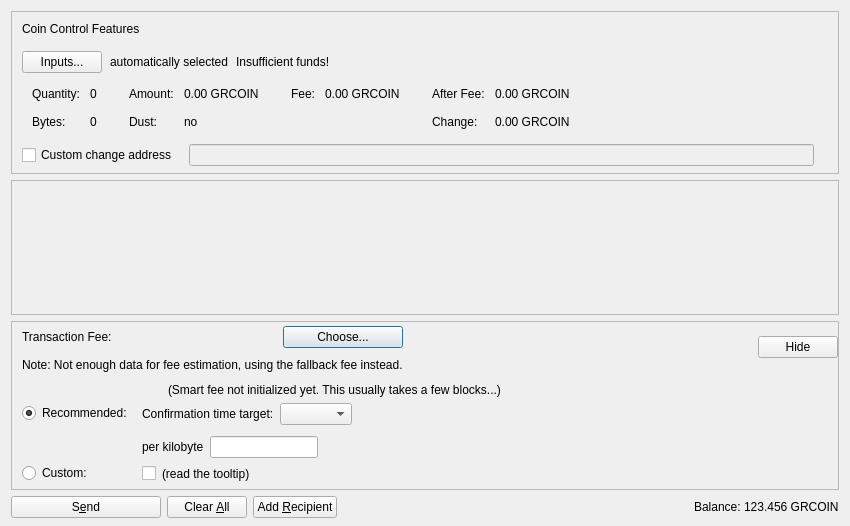
<?xml version="1.0" encoding="UTF-8"?>
<ui version="4.0">
 <class>SendCoinsDialog</class>
 <widget class="QDialog" name="SendCoinsDialog">
  <property name="geometry">
   <rect>
    <x>0</x>
    <y>0</y>
    <width>850</width>
    <height>526</height>
   </rect>
  </property>
  <property name="windowTitle">
   <string>Send Coins</string>
  </property>
  <layout class="QVBoxLayout" name="verticalLayout" stretch="0,1,0,0">
   <property name="bottomMargin">
    <number>8</number>
   </property>
   <item>
    <widget class="QFrame" name="frameCoinControl">
     <property name="sizePolicy">
      <sizepolicy hsizetype="Expanding" vsizetype="Expanding">
       <horstretch>0</horstretch>
       <verstretch>0</verstretch>
      </sizepolicy>
     </property>
     <property name="maximumSize">
      <size>
       <width>16777215</width>
       <height>16777215</height>
      </size>
     </property>
     <property name="frameShape">
      <enum>QFrame::StyledPanel</enum>
     </property>
     <property name="frameShadow">
      <enum>QFrame::Sunken</enum>
     </property>
     <layout class="QVBoxLayout" name="verticalLayoutCoinControl2">
      <property name="spacing">
       <number>0</number>
      </property>
      <property name="leftMargin">
       <number>0</number>
      </property>
      <property name="topMargin">
       <number>0</number>
      </property>
      <property name="rightMargin">
       <number>0</number>
      </property>
      <property name="bottomMargin">
       <number>6</number>
      </property>
      <item>
       <layout class="QVBoxLayout" name="verticalLayoutCoinControl" stretch="0,0,0,0,1">
        <property name="spacing">
         <number>0</number>
        </property>
        <property name="leftMargin">
         <number>10</number>
        </property>
        <property name="topMargin">
         <number>10</number>
        </property>
        <item>
         <layout class="QHBoxLayout" name="horizontalLayoutCoinControl1">
          <property name="bottomMargin">
           <number>15</number>
          </property>
          <item>
           <widget class="QLabel" name="labelCoinControlFeatures">
            <property name="sizePolicy">
             <sizepolicy hsizetype="Preferred" vsizetype="Maximum">
              <horstretch>0</horstretch>
              <verstretch>0</verstretch>
             </sizepolicy>
            </property>
            <property name="text">
             <string>Coin Control Features</string>
            </property>
           </widget>
          </item>
         </layout>
        </item>
        <item>
         <layout class="QHBoxLayout" name="horizontalLayoutCoinControl2" stretch="0,0,0,0">
          <property name="spacing">
           <number>8</number>
          </property>
          <property name="bottomMargin">
           <number>10</number>
          </property>
          <item>
           <widget class="QPushButton" name="pushButtonCoinControl">
            <property name="styleSheet">
             <string notr="true"/>
            </property>
            <property name="text">
             <string>Inputs...</string>
            </property>
            <property name="autoDefault">
             <bool>false</bool>
            </property>
           </widget>
          </item>
          <item>
           <widget class="QLabel" name="labelCoinControlAutomaticallySelected">
            <property name="text">
             <string>automatically selected</string>
            </property>
            <property name="margin">
             <number>5</number>
            </property>
           </widget>
          </item>
          <item>
           <widget class="QLabel" name="labelCoinControlInsuffFunds">
            <property name="text">
             <string>Insufficient funds!</string>
            </property>
            <property name="margin">
             <number>5</number>
            </property>
           </widget>
          </item>
          <item>
           <spacer name="horizontalSpacerCoinControl">
            <property name="orientation">
             <enum>Qt::Horizontal</enum>
            </property>
            <property name="sizeHint" stdset="0">
             <size>
              <width>40</width>
              <height>1</height>
             </size>
            </property>
           </spacer>
          </item>
         </layout>
        </item>
        <item>
         <widget class="QWidget" name="widgetCoinControl" native="true">
          <property name="sizePolicy">
           <sizepolicy hsizetype="Preferred" vsizetype="Preferred">
            <horstretch>0</horstretch>
            <verstretch>0</verstretch>
           </sizepolicy>
          </property>
          <property name="minimumSize">
           <size>
            <width>0</width>
            <height>0</height>
           </size>
          </property>
          <property name="styleSheet">
           <string notr="true"/>
          </property>
          <layout class="QHBoxLayout" name="horizontalLayoutCoinControl5">
           <property name="leftMargin">
            <number>0</number>
           </property>
           <property name="topMargin">
            <number>0</number>
           </property>
           <property name="rightMargin">
            <number>0</number>
           </property>
           <property name="bottomMargin">
            <number>0</number>
           </property>
           <item>
            <layout class="QHBoxLayout" name="horizontalLayoutCoinControl3" stretch="0,0,0,1">
             <property name="spacing">
              <number>20</number>
             </property>
             <property name="topMargin">
              <number>0</number>
             </property>
             <property name="bottomMargin">
              <number>10</number>
             </property>
             <item>
              <layout class="QFormLayout" name="formLayoutCoinControl1">
               <property name="horizontalSpacing">
                <number>10</number>
               </property>
               <property name="verticalSpacing">
                <number>14</number>
               </property>
               <property name="leftMargin">
                <number>10</number>
               </property>
               <property name="topMargin">
                <number>4</number>
               </property>
               <property name="rightMargin">
                <number>6</number>
               </property>
               <item row="0" column="0">
                <widget class="QLabel" name="labelCoinControlQuantityText">
                 <property name="text">
                  <string>Quantity:</string>
                 </property>
                 <property name="margin">
                  <number>0</number>
                 </property>
                </widget>
               </item>
               <item row="0" column="1">
                <widget class="QLabel" name="labelCoinControlQuantity">
                 <property name="cursor">
                  <cursorShape>IBeamCursor</cursorShape>
                 </property>
                 <property name="contextMenuPolicy">
                  <enum>Qt::ActionsContextMenu</enum>
                 </property>
                 <property name="text">
                  <string notr="true">0</string>
                 </property>
                 <property name="margin">
                  <number>0</number>
                 </property>
                 <property name="textInteractionFlags">
                  <set>Qt::LinksAccessibleByMouse|Qt::TextSelectableByKeyboard|Qt::TextSelectableByMouse</set>
                 </property>
                </widget>
               </item>
               <item row="1" column="0">
                <widget class="QLabel" name="labelCoinControlBytesText">
                 <property name="text">
                  <string>Bytes:</string>
                 </property>
                </widget>
               </item>
               <item row="1" column="1">
                <widget class="QLabel" name="labelCoinControlBytes">
                 <property name="cursor">
                  <cursorShape>IBeamCursor</cursorShape>
                 </property>
                 <property name="contextMenuPolicy">
                  <enum>Qt::ActionsContextMenu</enum>
                 </property>
                 <property name="text">
                  <string notr="true">0</string>
                 </property>
                 <property name="textInteractionFlags">
                  <set>Qt::LinksAccessibleByMouse|Qt::TextSelectableByKeyboard|Qt::TextSelectableByMouse</set>
                 </property>
                </widget>
               </item>
              </layout>
             </item>
             <item>
              <layout class="QFormLayout" name="formLayoutCoinControl2">
               <property name="horizontalSpacing">
                <number>10</number>
               </property>
               <property name="verticalSpacing">
                <number>14</number>
               </property>
               <property name="leftMargin">
                <number>6</number>
               </property>
               <property name="topMargin">
                <number>4</number>
               </property>
               <property name="rightMargin">
                <number>6</number>
               </property>
               <item row="0" column="0">
                <widget class="QLabel" name="labelCoinControlAmountText">
                 <property name="text">
                  <string>Amount:</string>
                 </property>
                 <property name="margin">
                  <number>0</number>
                 </property>
                </widget>
               </item>
               <item row="0" column="1">
                <widget class="QLabel" name="labelCoinControlAmount">
                 <property name="cursor">
                  <cursorShape>IBeamCursor</cursorShape>
                 </property>
                 <property name="contextMenuPolicy">
                  <enum>Qt::ActionsContextMenu</enum>
                 </property>
                 <property name="text">
                  <string notr="true">0.00 GRCOIN</string>
                 </property>
                 <property name="textInteractionFlags">
                  <set>Qt::LinksAccessibleByMouse|Qt::TextSelectableByKeyboard|Qt::TextSelectableByMouse</set>
                 </property>
                </widget>
               </item>
               <item row="1" column="0">
                <widget class="QLabel" name="labelCoinControlLowOutputText">
                 <property name="text">
                  <string>Dust:</string>
                 </property>
                </widget>
               </item>
               <item row="1" column="1">
                <widget class="QLabel" name="labelCoinControlLowOutput">
                 <property name="cursor">
                  <cursorShape>IBeamCursor</cursorShape>
                 </property>
                 <property name="contextMenuPolicy">
                  <enum>Qt::ActionsContextMenu</enum>
                 </property>
                 <property name="text">
                  <string notr="true">no</string>
                 </property>
                 <property name="textInteractionFlags">
                  <set>Qt::LinksAccessibleByMouse|Qt::TextSelectableByKeyboard|Qt::TextSelectableByMouse</set>
                 </property>
                </widget>
               </item>
              </layout>
             </item>
             <item>
              <layout class="QFormLayout" name="formLayoutCoinControl3">
               <property name="horizontalSpacing">
                <number>10</number>
               </property>
               <property name="verticalSpacing">
                <number>14</number>
               </property>
               <property name="leftMargin">
                <number>6</number>
               </property>
               <property name="topMargin">
                <number>4</number>
               </property>
               <property name="rightMargin">
                <number>6</number>
               </property>
               <item row="0" column="0">
                <widget class="QLabel" name="labelCoinControlFeeText">
                 <property name="text">
                  <string>Fee:</string>
                 </property>
                 <property name="margin">
                  <number>0</number>
                 </property>
                </widget>
               </item>
               <item row="0" column="1">
                <widget class="QLabel" name="labelCoinControlFee">
                 <property name="cursor">
                  <cursorShape>IBeamCursor</cursorShape>
                 </property>
                 <property name="contextMenuPolicy">
                  <enum>Qt::ActionsContextMenu</enum>
                 </property>
                 <property name="text">
                  <string notr="true">0.00 GRCOIN</string>
                 </property>
                 <property name="textInteractionFlags">
                  <set>Qt::LinksAccessibleByMouse|Qt::TextSelectableByKeyboard|Qt::TextSelectableByMouse</set>
                 </property>
                </widget>
               </item>
              </layout>
             </item>
             <item>
              <layout class="QFormLayout" name="formLayoutCoinControl4">
               <property name="horizontalSpacing">
                <number>10</number>
               </property>
               <property name="verticalSpacing">
                <number>14</number>
               </property>
               <property name="leftMargin">
                <number>6</number>
               </property>
               <property name="topMargin">
                <number>4</number>
               </property>
               <property name="rightMargin">
                <number>6</number>
               </property>
               <item row="0" column="0">
                <widget class="QLabel" name="labelCoinControlAfterFeeText">
                 <property name="text">
                  <string>After Fee:</string>
                 </property>
                 <property name="margin">
                  <number>0</number>
                 </property>
                </widget>
               </item>
               <item row="0" column="1">
                <widget class="QLabel" name="labelCoinControlAfterFee">
                 <property name="cursor">
                  <cursorShape>IBeamCursor</cursorShape>
                 </property>
                 <property name="contextMenuPolicy">
                  <enum>Qt::ActionsContextMenu</enum>
                 </property>
                 <property name="text">
                  <string notr="true">0.00 GRCOIN</string>
                 </property>
                 <property name="textInteractionFlags">
                  <set>Qt::LinksAccessibleByMouse|Qt::TextSelectableByKeyboard|Qt::TextSelectableByMouse</set>
                 </property>
                </widget>
               </item>
               <item row="1" column="0">
                <widget class="QLabel" name="labelCoinControlChangeText">
                 <property name="text">
                  <string>Change:</string>
                 </property>
                </widget>
               </item>
               <item row="1" column="1">
                <widget class="QLabel" name="labelCoinControlChange">
                 <property name="cursor">
                  <cursorShape>IBeamCursor</cursorShape>
                 </property>
                 <property name="contextMenuPolicy">
                  <enum>Qt::ActionsContextMenu</enum>
                 </property>
                 <property name="text">
                  <string notr="true">0.00 GRCOIN</string>
                 </property>
                 <property name="textInteractionFlags">
                  <set>Qt::LinksAccessibleByMouse|Qt::TextSelectableByKeyboard|Qt::TextSelectableByMouse</set>
                 </property>
                </widget>
               </item>
              </layout>
             </item>
            </layout>
           </item>
          </layout>
         </widget>
        </item>
        <item>
         <layout class="QHBoxLayout" name="horizontalLayoutCoinControl4" stretch="0,0,0">
          <property name="spacing">
           <number>12</number>
          </property>
          <property name="sizeConstraint">
           <enum>QLayout::SetDefaultConstraint</enum>
          </property>
          <property name="topMargin">
           <number>5</number>
          </property>
          <property name="rightMargin">
           <number>5</number>
          </property>
          <item>
           <widget class="QCheckBox" name="checkBoxCoinControlChange">
            <property name="toolTip">
             <string>If this is activated, but the change address is empty or invalid, change will be sent to a newly generated address.</string>
            </property>
            <property name="text">
             <string>Custom change address</string>
            </property>
           </widget>
          </item>
          <item>
           <widget class="QValidatedLineEdit" name="lineEditCoinControlChange">
            <property name="enabled">
             <bool>false</bool>
            </property>
            <property name="sizePolicy">
             <sizepolicy hsizetype="Expanding" vsizetype="Fixed">
              <horstretch>0</horstretch>
              <verstretch>0</verstretch>
             </sizepolicy>
            </property>
           </widget>
          </item>
          <item>
           <widget class="QLabel" name="labelCoinControlChangeLabel">
            <property name="sizePolicy">
             <sizepolicy hsizetype="Preferred" vsizetype="Expanding">
              <horstretch>0</horstretch>
              <verstretch>0</verstretch>
             </sizepolicy>
            </property>
            <property name="minimumSize">
             <size>
              <width>0</width>
              <height>0</height>
             </size>
            </property>
            <property name="text">
             <string/>
            </property>
            <property name="margin">
             <number>3</number>
            </property>
           </widget>
          </item>
         </layout>
        </item>
        <item>
         <spacer name="verticalSpacerCoinControl">
          <property name="orientation">
           <enum>Qt::Vertical</enum>
          </property>
          <property name="sizeHint" stdset="0">
           <size>
            <width>800</width>
            <height>1</height>
           </size>
          </property>
         </spacer>
        </item>
       </layout>
      </item>
     </layout>
    </widget>
   </item>
   <item>
    <widget class="QScrollArea" name="scrollArea">
     <property name="widgetResizable">
      <bool>true</bool>
     </property>
     <widget class="QWidget" name="scrollAreaWidgetContents">
      <property name="geometry">
       <rect>
        <x>0</x>
        <y>0</y>
        <width>830</width>
        <height>104</height>
       </rect>
      </property>
      <layout class="QVBoxLayout" name="verticalLayout_2" stretch="0,1">
       <property name="leftMargin">
        <number>0</number>
       </property>
       <property name="topMargin">
        <number>0</number>
       </property>
       <property name="rightMargin">
        <number>0</number>
       </property>
       <property name="bottomMargin">
        <number>0</number>
       </property>
       <item>
        <layout class="QVBoxLayout" name="entries">
         <property name="spacing">
          <number>6</number>
         </property>
        </layout>
       </item>
       <item>
        <spacer name="verticalSpacer">
         <property name="orientation">
          <enum>Qt::Vertical</enum>
         </property>
         <property name="sizeHint" stdset="0">
          <size>
           <width>20</width>
           <height>40</height>
          </size>
         </property>
        </spacer>
       </item>
      </layout>
     </widget>
    </widget>
   </item>
   <item>
    <widget class="QFrame" name="frameFee">
     <property name="sizePolicy">
      <sizepolicy hsizetype="Expanding" vsizetype="Expanding">
       <horstretch>0</horstretch>
       <verstretch>0</verstretch>
      </sizepolicy>
     </property>
     <property name="maximumSize">
      <size>
       <width>16777215</width>
       <height>16777215</height>
      </size>
     </property>
     <property name="frameShape">
      <enum>QFrame::StyledPanel</enum>
     </property>
     <property name="frameShadow">
      <enum>QFrame::Sunken</enum>
     </property>
     <layout class="QVBoxLayout" name="verticalLayoutFee1">
      <property name="spacing">
       <number>0</number>
      </property>
      <property name="leftMargin">
       <number>0</number>
      </property>
      <property name="topMargin">
       <number>0</number>
      </property>
      <property name="rightMargin">
       <number>0</number>
      </property>
      <property name="bottomMargin">
       <number>0</number>
      </property>
      <item>
       <layout class="QVBoxLayout" name="verticalLayoutFee2" stretch="0,0,0">
        <property name="spacing">
         <number>0</number>
        </property>
        <property name="leftMargin">
         <number>10</number>
        </property>
        <property name="topMargin">
         <number>0</number>
        </property>
        <item>
         <layout class="QHBoxLayout" name="horizontalLayoutFee1">
          <property name="bottomMargin">
           <number>0</number>
          </property>
          <item>
           <layout class="QVBoxLayout" name="verticalLayoutFee7">
            <property name="spacing">
             <number>0</number>
            </property>
            <item>
             <spacer name="verticalSpacerSmartFee">
              <property name="orientation">
               <enum>Qt::Vertical</enum>
              </property>
              <property name="sizeType">
               <enum>QSizePolicy::Fixed</enum>
              </property>
              <property name="sizeHint" stdset="0">
               <size>
                <width>1</width>
                <height>4</height>
               </size>
              </property>
             </spacer>
            </item>
            <item>
             <layout class="QHBoxLayout" name="horizontalLayoutSmartFee">
              <property name="spacing">
               <number>10</number>
              </property>
              <item>
               <widget class="QLabel" name="labelFeeHeadline">
                <property name="sizePolicy">
                 <sizepolicy hsizetype="Preferred" vsizetype="Maximum">
                  <horstretch>0</horstretch>
                  <verstretch>0</verstretch>
                 </sizepolicy>
                </property>
                <property name="text">
                 <string>Transaction Fee:</string>
                </property>
               </widget>
              </item>
              <item>
               <widget class="QLabel" name="labelFeeMinimized">
                <property name="text">
                 <string/>
                </property>
               </widget>
              </item>
              <item>
               <widget class="QPushButton" name="buttonChooseFee">
                <property name="text">
                 <string>Choose...</string>
                </property>
               </widget>
              </item>
             </layout>
            </item>
            <item>
             <spacer name="verticalSpacer_7">
              <property name="orientation">
               <enum>Qt::Vertical</enum>
              </property>
              <property name="sizeHint" stdset="0">
               <size>
                <width>1</width>
                <height>10</height>
               </size>
              </property>
             </spacer>
            </item>
            <item>
             <widget class="QLabel" name="fallbackFeeWarningLabel">
              <property name="toolTip">
               <string>Using the fallbackfee can result in sending a transaction that will take several hours or days (or never) to confirm. Consider choosing your fee manually or wait until you have validated the complete chain.</string>
              </property>
              <property name="text">
               <string>Note: Not enough data for fee estimation, using the fallback fee instead.</string>
              </property>
              <property name="wordWrap">
               <bool>false</bool>
              </property>
             </widget>
            </item>
            <item>
             <spacer name="verticalSpacer_5">
              <property name="orientation">
               <enum>Qt::Vertical</enum>
              </property>
              <property name="sizeHint" stdset="0">
               <size>
                <width>1</width>
                <height>1</height>
               </size>
              </property>
             </spacer>
            </item>
           </layout>
          </item>
          <item>
           <spacer name="horizontalSpacer_4">
            <property name="orientation">
             <enum>Qt::Horizontal</enum>
            </property>
            <property name="sizeHint" stdset="0">
             <size>
              <width>1</width>
              <height>1</height>
             </size>
            </property>
           </spacer>
          </item>
          <item>
           <widget class="QPushButton" name="buttonMinimizeFee">
            <property name="toolTip">
             <string>collapse fee-settings</string>
            </property>
            <property name="text">
             <string>Hide</string>
            </property>
           </widget>
          </item>
         </layout>
        </item>
        <item>
         <widget class="QFrame" name="frameFeeSelection">
          <layout class="QVBoxLayout" name="verticalLayoutFee12">
           <property name="spacing">
            <number>0</number>
           </property>
           <property name="leftMargin">
            <number>0</number>
           </property>
           <property name="topMargin">
            <number>0</number>
           </property>
           <property name="rightMargin">
            <number>0</number>
           </property>
           <property name="bottomMargin">
            <number>0</number>
           </property>
           <item>
            <layout class="QGridLayout" name="gridLayoutFee">
             <property name="topMargin">
              <number>10</number>
             </property>
             <property name="bottomMargin">
              <number>4</number>
             </property>
             <property name="horizontalSpacing">
              <number>10</number>
             </property>
             <property name="verticalSpacing">
              <number>4</number>
             </property>
             <item row="1" column="1">
              <layout class="QVBoxLayout" name="verticalLayoutFee8">
               <property name="spacing">
                <number>6</number>
               </property>
               <property name="topMargin">
                <number>3</number>
               </property>
               <item>
                <layout class="QHBoxLayout" name="horizontalLayoutFee13" stretch="0,0,1">
                 <item>
                  <widget class="QLabel" name="labelCustomPerKilobyte">
                   <property name="toolTip">
                    <string>If the custom fee is set to 1000 ruffs and the transaction is only 250 bytes, then &quot;per kilobyte&quot; only pays 250 ruffs in fee,&lt;br /&gt;while &quot;at least&quot; pays 1000 ruffs. For transactions bigger than a kilobyte both pay by kilobyte.</string>
                   </property>
                   <property name="text">
                    <string>per kilobyte</string>
                   </property>
                  </widget>
                 </item>
                 <item>
                  <widget class="BitcoinAmountField" name="customFee"/>
                 </item>
                 <item>
                  <spacer name="horizontalSpacer_6">
                   <property name="orientation">
                    <enum>Qt::Horizontal</enum>
                   </property>
                   <property name="sizeHint" stdset="0">
                    <size>
                     <width>1</width>
                     <height>1</height>
                    </size>
                   </property>
                  </spacer>
                 </item>
                </layout>
               </item>
               <item>
                <layout class="QHBoxLayout" name="horizontalLayoutFee8">
                 <item>
                  <widget class="QCheckBox" name="checkBoxMinimumFee">
                   <property name="toolTip">
                    <string>Paying only the minimum fee is just fine as long as there is less transaction volume than space in the blocks.&lt;br /&gt;But be aware that this can end up in a never confirming transaction once there is more demand for grcoin transactions than the network can process.</string>
                   </property>
                   <property name="text">
                    <string/>
                   </property>
                  </widget>
                 </item>
                 <item>
                  <widget class="QLabel" name="labelMinFeeWarning">
                   <property name="enabled">
                    <bool>true</bool>
                   </property>
                   <property name="toolTip">
                    <string>Paying only the minimum fee is just fine as long as there is less transaction volume than space in the blocks.&lt;br /&gt;But be aware that this can end up in a never confirming transaction once there is more demand for grcoin transactions than the network can process.</string>
                   </property>
                   <property name="text">
                    <string>(read the tooltip)</string>
                   </property>
                   <property name="margin">
                    <number>5</number>
                   </property>
                  </widget>
                 </item>
                 <item>
                  <spacer name="horizontalSpacer_2">
                   <property name="orientation">
                    <enum>Qt::Horizontal</enum>
                   </property>
                   <property name="sizeHint" stdset="0">
                    <size>
                     <width>1</width>
                     <height>1</height>
                    </size>
                   </property>
                  </spacer>
                 </item>
                </layout>
               </item>
              </layout>
             </item>
             <item row="0" column="0">
              <layout class="QVBoxLayout" name="verticalLayoutFee4" stretch="0,1">
               <property name="topMargin">
                <number>20</number>
               </property>
               <property name="bottomMargin">
                <number>3</number>
               </property>
               <item>
                <widget class="QRadioButton" name="radioSmartFee">
                 <property name="text">
                  <string>Recommended:</string>
                 </property>
                 <property name="checked">
                  <bool>true</bool>
                 </property>
                 <attribute name="buttonGroup">
                  <string notr="true">groupFee</string>
                 </attribute>
                </widget>
               </item>
               <item>
                <spacer name="verticalSpacer_2">
                 <property name="orientation">
                  <enum>Qt::Vertical</enum>
                 </property>
                 <property name="sizeHint" stdset="0">
                  <size>
                   <width>1</width>
                   <height>1</height>
                  </size>
                 </property>
                </spacer>
               </item>
              </layout>
             </item>
             <item row="1" column="0">
              <layout class="QVBoxLayout" name="verticalLayoutFee9" stretch="0,1">
               <property name="topMargin">
                <number>30</number>
               </property>
               <item>
                <widget class="QRadioButton" name="radioCustomFee">
                 <property name="text">
                  <string>Custom:</string>
                 </property>
                 <attribute name="buttonGroup">
                  <string notr="true">groupFee</string>
                 </attribute>
                </widget>
               </item>
               <item>
                <spacer name="verticalSpacer_6">
                 <property name="orientation">
                  <enum>Qt::Vertical</enum>
                 </property>
                 <property name="sizeHint" stdset="0">
                  <size>
                   <width>1</width>
                   <height>1</height>
                  </size>
                 </property>
                </spacer>
               </item>
              </layout>
             </item>
             <item row="0" column="1">
              <layout class="QVBoxLayout" name="verticalLayoutFee3" stretch="0,0,1">
               <property name="spacing">
                <number>6</number>
               </property>
               <property name="topMargin">
                <number>0</number>
               </property>
               <property name="bottomMargin">
                <number>3</number>
               </property>
               <item>
                <layout class="QHBoxLayout" name="horizontalLayoutFee12">
                 <item>
                  <widget class="QLabel" name="labelSmartFee">
                   <property name="text">
                    <string/>
                   </property>
                   <property name="margin">
                    <number>2</number>
                   </property>
                  </widget>
                 </item>
                 <item>
                  <widget class="QLabel" name="labelFeeEstimation">
                   <property name="text">
                    <string/>
                   </property>
                  </widget>
                 </item>
                 <item>
                  <widget class="QLabel" name="labelSmartFee2">
                   <property name="text">
                    <string>(Smart fee not initialized yet. This usually takes a few blocks...)</string>
                   </property>
                   <property name="margin">
                    <number>2</number>
                   </property>
                  </widget>
                 </item>
                 <item>
                  <spacer name="horizontalSpacer_5">
                   <property name="orientation">
                    <enum>Qt::Horizontal</enum>
                   </property>
                   <property name="sizeHint" stdset="0">
                    <size>
                     <width>1</width>
                     <height>1</height>
                    </size>
                   </property>
                  </spacer>
                 </item>
                </layout>
               </item>
               <item>
                <layout class="QHBoxLayout" name="horizontalLayoutFee9">
                 <item>
                  <layout class="QVBoxLayout" name="verticalLayoutFee6">
                   <item>
                    <widget class="QLabel" name="labelSmartFee3">
                     <property name="text">
                      <string>Confirmation time target:</string>
                     </property>
                     <property name="margin">
                      <number>2</number>
                     </property>
                    </widget>
                   </item>
                  </layout>
                 </item>
                 <item>
                  <layout class="QVBoxLayout" name="verticalLayoutFee5">
                   <property name="rightMargin">
                    <number>30</number>
                   </property>
                   <item>
                    <layout class="QHBoxLayout" name="horizontalLayoutConfTarget">
                     <property name="bottomMargin">
                      <number>0</number>
                     </property>
                     <item>
                      <widget class="QComboBox" name="confTargetSelector"/>
                     </item>
                     <item>
                      <spacer name="horizontalSpacerConfTarget">
                       <property name="orientation">
                        <enum>Qt::Horizontal</enum>
                       </property>
                       <property name="sizeHint" stdset="0">
                        <size>
                         <width>40</width>
                         <height>20</height>
                        </size>
                       </property>
                      </spacer>
                     </item>
                    </layout>
                   </item>
                  </layout>
                 </item>
                </layout>
               </item>
               <item>
                <spacer name="verticalSpacer_4">
                 <property name="orientation">
                  <enum>Qt::Vertical</enum>
                 </property>
                 <property name="sizeHint" stdset="0">
                  <size>
                   <width>1</width>
                   <height>1</height>
                  </size>
                 </property>
                </spacer>
               </item>
              </layout>
             </item>
            </layout>
           </item>
          </layout>
         </widget>
        </item>
        <item>
         <spacer name="verticalSpacerFee">
          <property name="orientation">
           <enum>Qt::Vertical</enum>
          </property>
          <property name="sizeHint" stdset="0">
           <size>
            <width>800</width>
            <height>1</height>
           </size>
          </property>
         </spacer>
        </item>
       </layout>
      </item>
     </layout>
    </widget>
   </item>
   <item>
    <layout class="QHBoxLayout" name="horizontalLayout">
     <item>
      <widget class="QPushButton" name="sendButton">
       <property name="minimumSize">
        <size>
         <width>150</width>
         <height>0</height>
        </size>
       </property>
       <property name="toolTip">
        <string>Confirm the send action</string>
       </property>
       <property name="text">
        <string>S&amp;end</string>
       </property>
       <property name="autoDefault">
        <bool>false</bool>
       </property>
       <property name="default">
        <bool>false</bool>
       </property>
      </widget>
     </item>
     <item>
      <widget class="QPushButton" name="clearButton">
       <property name="sizePolicy">
        <sizepolicy hsizetype="Minimum" vsizetype="Fixed">
         <horstretch>0</horstretch>
         <verstretch>0</verstretch>
        </sizepolicy>
       </property>
       <property name="toolTip">
        <string>Clear all fields of the form.</string>
       </property>
       <property name="text">
        <string>Clear &amp;All</string>
       </property>
       <property name="autoDefault">
        <bool>false</bool>
       </property>
      </widget>
     </item>
     <item>
      <widget class="QPushButton" name="addButton">
       <property name="toolTip">
        <string>Send to multiple recipients at once</string>
       </property>
       <property name="text">
        <string>Add &amp;Recipient</string>
       </property>
       <property name="autoDefault">
        <bool>false</bool>
       </property>
      </widget>
     </item>
     <item>
      <spacer name="horizontalSpacer">
       <property name="orientation">
        <enum>Qt::Horizontal</enum>
       </property>
       <property name="sizeHint" stdset="0">
        <size>
         <width>40</width>
         <height>20</height>
        </size>
       </property>
      </spacer>
     </item>
     <item>
      <layout class="QHBoxLayout" name="horizontalLayout_2">
       <property name="spacing">
        <number>3</number>
       </property>
       <item>
        <widget class="QLabel" name="labelBalanceText">
         <property name="text">
          <string>Balance:</string>
         </property>
        </widget>
       </item>
       <item>
        <widget class="QLabel" name="labelBalance">
         <property name="sizePolicy">
          <sizepolicy hsizetype="Preferred" vsizetype="Preferred">
           <horstretch>0</horstretch>
           <verstretch>0</verstretch>
          </sizepolicy>
         </property>
         <property name="cursor">
          <cursorShape>IBeamCursor</cursorShape>
         </property>
         <property name="text">
          <string notr="true">123.456 GRCOIN</string>
         </property>
         <property name="textInteractionFlags">
          <set>Qt::LinksAccessibleByMouse|Qt::TextSelectableByKeyboard|Qt::TextSelectableByMouse</set>
         </property>
        </widget>
       </item>
      </layout>
     </item>
    </layout>
   </item>
  </layout>
 </widget>
 <customwidgets>
  <customwidget>
   <class>QValidatedLineEdit</class>
   <extends>QLineEdit</extends>
   <header>qt/qvalidatedlineedit.h</header>
  </customwidget>
  <customwidget>
   <class>BitcoinAmountField</class>
   <extends>QLineEdit</extends>
   <header>qt/bitcoinamountfield.h</header>
   <container>1</container>
  </customwidget>
 </customwidgets>
 <resources>
  <include location="../grcoin.qrc"/>
 </resources>
 <connections/>
 <buttongroups>
  <buttongroup name="groupFee"/>
 </buttongroups>
</ui>
